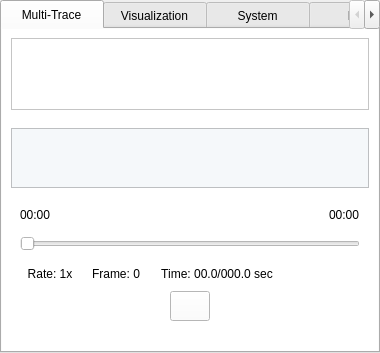
                  <widget class="QTabWidget" name="tabWidget_8">
                   <property name="font">
                    <font>
                     <family>Arial</family>
                    </font>
                   </property>
                   <property name="styleSheet">
                    <string notr="true">QTabBar::tab{height:29}
QTabBar::tab{width:103}</string>
                   </property>
                   <property name="currentIndex">
                    <number>0</number>
                   </property>
                   <property name="iconSize">
                    <size>
                     <width>30</width>
                     <height>60</height>
                    </size>
                   </property>
                   <widget class="QWidget" name="tab_13">
                    <property name="styleSheet">
                     <string notr="true">background-color: rgb(255, 255, 255);</string>
                    </property>
                    <attribute name="title">
                     <string>Multi-Trace</string>
                    </attribute>
                    <layout class="QVBoxLayout" name="verticalLayout_6">
                     <item>
                      <layout class="QVBoxLayout" name="verticalLayout_5">
                       <item>
                        <widget class="QScrollArea" name="scrollArea_7">
                         <property name="sizePolicy">
                          <sizepolicy hsizetype="Preferred" vsizetype="Preferred">
                           <horstretch>0</horstretch>
                           <verstretch>0</verstretch>
                          </sizepolicy>
                         </property>
                         <property name="widgetResizable">
                          <bool>true</bool>
                         </property>
                         <widget class="QWidget" name="scrollAreaWidgetContents_7">
                          <property name="geometry">
                           <rect>
                            <x>0</x>
                            <y>0</y>
                            <width>362</width>
                            <height>219</height>
                           </rect>
                          </property>
                          <layout class="QVBoxLayout" name="verticalLayout_8"/>
                         </widget>
                        </widget>
                       </item>
                       <item>
                        <spacer name="verticalSpacer_9">
                         <property name="orientation">
                          <enum>Qt::Vertical</enum>
                         </property>
                         <property name="sizeType">
                          <enum>QSizePolicy::Fixed</enum>
                         </property>
                         <property name="sizeHint" stdset="0">
                          <size>
                           <width>20</width>
                           <height>12</height>
                          </size>
                         </property>
                        </spacer>
                       </item>
                       <item>
                        <widget class="QGraphicsView" name="OffLeverPressureViewSmall">
                         <property name="minimumSize">
                          <size>
                           <width>0</width>
                           <height>60</height>
                          </size>
                         </property>
                         <property name="maximumSize">
                          <size>
                           <width>16777215</width>
                           <height>60</height>
                          </size>
                         </property>
                         <property name="styleSheet">
                          <string notr="true">background-color: rgb(245, 248, 250);</string>
                         </property>
                        </widget>
                       </item>
                       <item>
                        <widget class="QWidget" name="widget_86" native="true">
                         <property name="sizePolicy">
                          <sizepolicy hsizetype="Expanding" vsizetype="Fixed">
                           <horstretch>0</horstretch>
                           <verstretch>0</verstretch>
                          </sizepolicy>
                         </property>
                         <property name="minimumSize">
                          <size>
                           <width>0</width>
                           <height>136</height>
                          </size>
                         </property>
                         <property name="maximumSize">
                          <size>
                           <width>16777215</width>
                           <height>136</height>
                          </size>
                         </property>
                         <property name="styleSheet">
                          <string notr="true">border-color: rgb(0, 0, 0);</string>
                         </property>
                         <layout class="QVBoxLayout" name="verticalLayout_2">
                          <item>
                           <layout class="QHBoxLayout" name="horizontalLayout_15" stretch="0,1,0">
                            <property name="spacing">
                             <number>0</number>
                            </property>
                            <property name="sizeConstraint">
                             <enum>QLayout::SetMinimumSize</enum>
                            </property>
                            <item>
                             <widget class="QLabel" name="OffPlayerStartTimeRight">
                              <property name="font">
                               <font>
                                <family>Arial</family>
                                <pointsize>9</pointsize>
                               </font>
                              </property>
                              <property name="text">
                               <string>00:00</string>
                              </property>
                             </widget>
                            </item>
                            <item>
                             <spacer name="horizontalSpacer_34">
                              <property name="orientation">
                               <enum>Qt::Horizontal</enum>
                              </property>
                              <property name="sizeHint" stdset="0">
                               <size>
                                <width>278</width>
                                <height>20</height>
                               </size>
                              </property>
                             </spacer>
                            </item>
                            <item>
                             <widget class="QLabel" name="OffPlayerFinishTimeRight">
                              <property name="font">
                               <font>
                                <family>Arial</family>
                                <pointsize>9</pointsize>
                               </font>
                              </property>
                              <property name="text">
                               <string>00:00</string>
                              </property>
                             </widget>
                            </item>
                           </layout>
                          </item>
                          <item>
                           <widget class="QSlider" name="horizontalSlider_6">
                            <property name="sizePolicy">
                             <sizepolicy hsizetype="Preferred" vsizetype="Preferred">
                              <horstretch>0</horstretch>
                              <verstretch>0</verstretch>
                             </sizepolicy>
                            </property>
                            <property name="minimumSize">
                             <size>
                              <width>0</width>
                              <height>12</height>
                             </size>
                            </property>
                            <property name="orientation">
                             <enum>Qt::Horizontal</enum>
                            </property>
                           </widget>
                          </item>
                          <item>
                           <layout class="QHBoxLayout" name="horizontalLayout_16" stretch="0,0,0,1">
                            <item>
                             <widget class="QLabel" name="OffPlayerRateRight">
                              <property name="minimumSize">
                               <size>
                                <width>60</width>
                                <height>0</height>
                               </size>
                              </property>
                              <property name="font">
                               <font>
                                <family>Arial</family>
                                <pointsize>9</pointsize>
                               </font>
                              </property>
                              <property name="text">
                               <string>Rate: 1x</string>
                              </property>
                              <property name="alignment">
                               <set>Qt::AlignCenter</set>
                              </property>
                             </widget>
                            </item>
                            <item>
                             <widget class="QLabel" name="OffPlayerFrameRight">
                              <property name="minimumSize">
                               <size>
                                <width>60</width>
                                <height>0</height>
                               </size>
                              </property>
                              <property name="font">
                               <font>
                                <family>Arial</family>
                                <pointsize>9</pointsize>
                               </font>
                              </property>
                              <property name="text">
                               <string>Frame: 0</string>
                              </property>
                              <property name="alignment">
                               <set>Qt::AlignCenter</set>
                              </property>
                             </widget>
                            </item>
                            <item>
                             <widget class="QLabel" name="OffPlayerTimeRight">
                              <property name="minimumSize">
                               <size>
                                <width>130</width>
                                <height>0</height>
                               </size>
                              </property>
                              <property name="font">
                               <font>
                                <family>Arial</family>
                                <pointsize>9</pointsize>
                               </font>
                              </property>
                              <property name="text">
                               <string>Time: 00.0/000.0 sec</string>
                              </property>
                              <property name="alignment">
                               <set>Qt::AlignCenter</set>
                              </property>
                             </widget>
                            </item>
                            <item>
                             <spacer name="horizontalSpacer_45">
                              <property name="orientation">
                               <enum>Qt::Horizontal</enum>
                              </property>
                              <property name="sizeHint" stdset="0">
                               <size>
                                <width>40</width>
                                <height>20</height>
                               </size>
                              </property>
                             </spacer>
                            </item>
                           </layout>
                          </item>
                          <item>
                           <layout class="QGridLayout" name="gridLayout_16">
                            <item row="0" column="0">
                             <spacer name="horizontalSpacer_46">
                              <property name="orientation">
                               <enum>Qt::Horizontal</enum>
                              </property>
                              <property name="sizeHint" stdset="0">
                               <size>
                                <width>40</width>
                                <height>20</height>
                               </size>
                              </property>
                             </spacer>
                            </item>
                            <item row="0" column="1">
                             <widget class="QPushButton" name="OffPlayerLastButtonRight">
                              <property name="sizePolicy">
                               <sizepolicy hsizetype="Preferred" vsizetype="Preferred">
                                <horstretch>0</horstretch>
                                <verstretch>0</verstretch>
                               </sizepolicy>
                              </property>
                              <property name="minimumSize">
                               <size>
                                <width>40</width>
                                <height>30</height>
                               </size>
                              </property>
                              <property name="maximumSize">
                               <size>
                                <width>40</width>
                                <height>30</height>
                               </size>
                              </property>
                              <property name="font">
                               <font>
                                <pointsize>9</pointsize>
                               </font>
                              </property>
                              <property name="styleSheet">
                               <string notr="true">#OffPlayerLastButtonRight{
background-color: transparent; 
border-image: url(:/media/previous.png);
background:none;
border:none;
background-repeat:none;
}
#OffPlayerLastButtonRight:pressed
{
border-image:url(:/media/previous_pre.png);
background-repeat: no-repeat;
}</string>
                              </property>
                              <property name="text">
                               <string/>
                              </property>
                             </widget>
                            </item>
                            <item row="0" column="2">
                             <widget class="QPushButton" name="OffPlayerSlowButtonRight">
                              <property name="sizePolicy">
                               <sizepolicy hsizetype="Preferred" vsizetype="Preferred">
                                <horstretch>0</horstretch>
                                <verstretch>0</verstretch>
                               </sizepolicy>
                              </property>
                              <property name="minimumSize">
                               <size>
                                <width>40</width>
                                <height>30</height>
                               </size>
                              </property>
                              <property name="maximumSize">
                               <size>
                                <width>40</width>
                                <height>30</height>
                               </size>
                              </property>
                              <property name="font">
                               <font>
                                <pointsize>9</pointsize>
                               </font>
                              </property>
                              <property name="styleSheet">
                               <string notr="true">#OffPlayerSlowButtonRight{
background-color: transparent; 
border-image: url(:/media/rw.png);
background:none;
border:none;
background-repeat:none;
}
#OffPlayerSlowButtonRight:pressed
{
border-image:url(:/media/rw_pre.png);
background-repeat: no-repeat;
}
</string>
                              </property>
                              <property name="text">
                               <string/>
                              </property>
                             </widget>
                            </item>
                            <item row="0" column="3">
                             <widget class="QPushButton" name="OffPlayerPlayButtonRight">
                              <property name="sizePolicy">
                               <sizepolicy hsizetype="Preferred" vsizetype="Preferred">
                                <horstretch>0</horstretch>
                                <verstretch>0</verstretch>
                               </sizepolicy>
                              </property>
                              <property name="minimumSize">
                               <size>
                                <width>40</width>
                                <height>30</height>
                               </size>
                              </property>
                              <property name="maximumSize">
                               <size>
                                <width>40</width>
                                <height>30</height>
                               </size>
                              </property>
                              <property name="font">
                               <font>
                                <pointsize>9</pointsize>
                               </font>
                              </property>
                              <property name="styleSheet">
                               <string notr="true">border-image: url(:/media/play.png);</string>
                              </property>
                              <property name="text">
                               <string/>
                              </property>
                             </widget>
                            </item>
                            <item row="0" column="4">
                             <widget class="QPushButton" name="OffPlayerFastButtonRight">
                              <property name="sizePolicy">
                               <sizepolicy hsizetype="Preferred" vsizetype="Preferred">
                                <horstretch>0</horstretch>
                                <verstretch>0</verstretch>
                               </sizepolicy>
                              </property>
                              <property name="minimumSize">
                               <size>
                                <width>40</width>
                                <height>30</height>
                               </size>
                              </property>
                              <property name="maximumSize">
                               <size>
                                <width>40</width>
                                <height>30</height>
                               </size>
                              </property>
                              <property name="font">
                               <font>
                                <pointsize>9</pointsize>
                               </font>
                              </property>
                              <property name="styleSheet">
                               <string notr="true">#OffPlayerFastButtonRight{
background-color: transparent; 
border-image: url(:/media/ff.png);
background:none;
border:none;
background-repeat:none;
}
#OffPlayerFastButtonRight:pressed
{
border-image:url(:/media/ff_pre.png);
background-repeat: no-repeat;
}
</string>
                              </property>
                              <property name="text">
                               <string/>
                              </property>
                             </widget>
                            </item>
                            <item row="0" column="5">
                             <widget class="QPushButton" name="OffPlayerNextButtonRight">
                              <property name="sizePolicy">
                               <sizepolicy hsizetype="Preferred" vsizetype="Preferred">
                                <horstretch>0</horstretch>
                                <verstretch>0</verstretch>
                               </sizepolicy>
                              </property>
                              <property name="minimumSize">
                               <size>
                                <width>40</width>
                                <height>30</height>
                               </size>
                              </property>
                              <property name="maximumSize">
                               <size>
                                <width>40</width>
                                <height>30</height>
                               </size>
                              </property>
                              <property name="font">
                               <font>
                                <pointsize>9</pointsize>
                               </font>
                              </property>
                              <property name="styleSheet">
                               <string notr="true">#OffPlayerNextButtonRight{
background-color: transparent; 
border-image: url(:/media/next.png);
background:none;
border:none;
background-repeat:none;
}
#OffPlayerNextButtonRight:pressed
{
border-image:url(:/media/next_pre.png);
background-repeat: no-repeat;
}</string>
                              </property>
                              <property name="text">
                               <string/>
                              </property>
                             </widget>
                            </item>
                            <item row="0" column="6">
                             <spacer name="horizontalSpacer_47">
                              <property name="orientation">
                               <enum>Qt::Horizontal</enum>
                              </property>
                              <property name="sizeHint" stdset="0">
                               <size>
                                <width>40</width>
                                <height>20</height>
                               </size>
                              </property>
                             </spacer>
                            </item>
                           </layout>
                          </item>
                         </layout>
                        </widget>
                       </item>
                      </layout>
                     </item>
                     <item>
                      <spacer name="verticalSpacer_10">
                       <property name="orientation">
                        <enum>Qt::Vertical</enum>
                       </property>
                       <property name="sizeType">
                        <enum>QSizePolicy::Fixed</enum>
                       </property>
                       <property name="sizeHint" stdset="0">
                        <size>
                         <width>20</width>
                         <height>12</height>
                        </size>
                       </property>
                      </spacer>
                     </item>
                    </layout>
                   </widget>
                   <widget class="QWidget" name="tab_14">
                    <attribute name="title">
                     <string>Visualization</string>
                    </attribute>
                   </widget>
                   <widget class="QWidget" name="tab_9">
                    <attribute name="title">
                     <string>System</string>
                    </attribute>
                   </widget>
                   <widget class="QWidget" name="tab_10">
                    <attribute name="title">
                     <string>Note</string>
                    </attribute>
                   </widget>
                  </widget>
